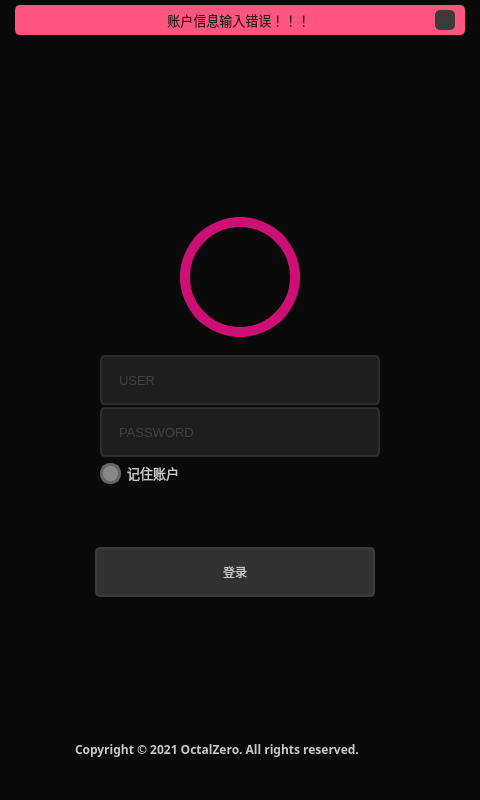
<?xml version="1.0" encoding="UTF-8"?>
<ui version="4.0">
 <class>LoginWindow</class>
 <widget class="QWidget" name="LoginWindow">
  <property name="geometry">
   <rect>
    <x>0</x>
    <y>0</y>
    <width>480</width>
    <height>800</height>
   </rect>
  </property>
  <property name="minimumSize">
   <size>
    <width>480</width>
    <height>800</height>
   </size>
  </property>
  <property name="maximumSize">
   <size>
    <width>480</width>
    <height>800</height>
   </size>
  </property>
  <property name="windowTitle">
   <string>cqnu_spider</string>
  </property>
  <property name="windowIcon">
   <iconset resource="ui.qrc">
    <normaloff>:/Icon/Images/Icon.png</normaloff>:/Icon/Images/Icon.png</iconset>
  </property>
  <property name="styleSheet">
   <string notr="true">color: rgb(200, 200, 200);
background-color: rgb(10, 10, 10);R</string>
  </property>
  <widget class="QFrame" name="content">
   <property name="enabled">
    <bool>true</bool>
   </property>
   <property name="geometry">
    <rect>
     <x>0</x>
     <y>35</y>
     <width>480</width>
     <height>765</height>
    </rect>
   </property>
   <property name="font">
    <font>
     <family>黑体</family>
     <pointsize>26</pointsize>
    </font>
   </property>
   <property name="styleSheet">
    <string notr="true"/>
   </property>
   <property name="frameShape">
    <enum>QFrame::NoFrame</enum>
   </property>
   <property name="frameShadow">
    <enum>QFrame::Raised</enum>
   </property>
   <layout class="QHBoxLayout" name="horizontalLayout">
    <item>
     <widget class="QFrame" name="login_area">
      <property name="maximumSize">
       <size>
        <width>450</width>
        <height>700</height>
       </size>
      </property>
      <property name="styleSheet">
       <string notr="true">border-radius: 10px;</string>
      </property>
      <property name="frameShape">
       <enum>QFrame::NoFrame</enum>
      </property>
      <property name="frameShadow">
       <enum>QFrame::Raised</enum>
      </property>
      <widget class="QFrame" name="logo">
       <property name="geometry">
        <rect>
         <x>45</x>
         <y>40</y>
         <width>360</width>
         <height>90</height>
        </rect>
       </property>
       <property name="styleSheet">
        <string notr="true">background-image: url(:/Logo/Images/logo.png);
background-repeat: no-repeat;
background-position: center;</string>
       </property>
       <property name="frameShape">
        <enum>QFrame::StyledPanel</enum>
       </property>
       <property name="frameShadow">
        <enum>QFrame::Raised</enum>
       </property>
      </widget>
      <widget class="QFrame" name="avatar">
       <property name="geometry">
        <rect>
         <x>165</x>
         <y>150</y>
         <width>120</width>
         <height>120</height>
        </rect>
       </property>
       <property name="styleSheet">
        <string notr="true">QFrame {
	background-image: url(:/Head/Images/head.png);
	border-radius: 60px;
	border: 10px solid rgb(205, 16, 118);
	background-position: center;
}
QFrame:hover {
	border: 10px solid rgb(255, 255, 0);
}

</string>
       </property>
       <property name="frameShape">
        <enum>QFrame::StyledPanel</enum>
       </property>
       <property name="frameShadow">
        <enum>QFrame::Raised</enum>
       </property>
      </widget>
      <widget class="QLineEdit" name="lineEdit_user">
       <property name="geometry">
        <rect>
         <x>85</x>
         <y>288</y>
         <width>280</width>
         <height>50</height>
        </rect>
       </property>
       <property name="font">
        <font>
         <family>Segoe UI</family>
         <pointsize>10</pointsize>
        </font>
       </property>
       <property name="styleSheet">
        <string notr="true">QLineEdit {
	border: 2px solid rgb(45, 45, 45);
	border-radius: 5px;
	padding: 15px;
	background-color: rgb(30, 30, 30);	
	color: rgb(100, 100, 100);
}
QLineEdit:hover {
	border: 2px solid rgb(55, 55, 55);
}
QLineEdit:focus {
	border: 2px solid rgb(255, 207, 0);	
	color: rgb(200, 200, 200);
}</string>
       </property>
       <property name="maxLength">
        <number>32</number>
       </property>
       <property name="placeholderText">
        <string>USER</string>
       </property>
      </widget>
      <widget class="QLineEdit" name="lineEdit_password">
       <property name="geometry">
        <rect>
         <x>85</x>
         <y>340</y>
         <width>280</width>
         <height>50</height>
        </rect>
       </property>
       <property name="font">
        <font>
         <family>Segoe UI</family>
         <pointsize>10</pointsize>
        </font>
       </property>
       <property name="styleSheet">
        <string notr="true">QLineEdit {
	border: 2px solid rgb(45, 45, 45);
	border-radius: 5px;
	padding: 15px;
	background-color: rgb(30, 30, 30);	
	color: rgb(100, 100, 100);
}
QLineEdit:hover {
	border: 2px solid rgb(55, 55, 55);
}
QLineEdit:focus {
	border: 2px solid rgb(255, 207, 0);	
	color: rgb(200, 200, 200);
}</string>
       </property>
       <property name="maxLength">
        <number>16</number>
       </property>
       <property name="echoMode">
        <enum>QLineEdit::Password</enum>
       </property>
       <property name="placeholderText">
        <string>PASSWORD</string>
       </property>
      </widget>
      <widget class="QCheckBox" name="checkBox_save_user">
       <property name="geometry">
        <rect>
         <x>85</x>
         <y>395</y>
         <width>281</width>
         <height>22</height>
        </rect>
       </property>
       <property name="font">
        <font>
         <family>Segoe UI</family>
         <pointsize>10</pointsize>
        </font>
       </property>
       <property name="styleSheet">
        <string notr="true">QCheckBox::indicator {
	border: 3px solid rgb(100, 100, 100);
	width: 15px;
	height: 15px;
	border-radius: 10px;	
	background-color: rgb(135, 135, 135);
}
QCheckBox::indicator:checked {
	border: 3px solid rgb(255, 205, 0);
	background-color: rgb(255, 255, 0);
}</string>
       </property>
       <property name="text">
        <string>记住账户</string>
       </property>
      </widget>
      <widget class="QPushButton" name="pushButton_login">
       <property name="geometry">
        <rect>
         <x>80</x>
         <y>480</y>
         <width>280</width>
         <height>50</height>
        </rect>
       </property>
       <property name="styleSheet">
        <string notr="true">QPushButton {	
	background-color: rgb(50, 50, 50);
	border: 2px solid rgb(60, 60, 60);
	border-radius: 5px;
}
QPushButton:hover {	
	background-color: rgb(60, 60, 60);
	border: 2px solid rgb(70, 70, 70);
}
QPushButton:pressed {	
	background-color: rgb(255, 144, 80);
	border: 2px solid rgb(255, 165, 24);	
	color: rgb(35, 35, 0);
}</string>
       </property>
       <property name="text">
        <string>登录</string>
       </property>
       <property name="autoDefault">
        <bool>false</bool>
       </property>
      </widget>
      <widget class="QLabel" name="label">
       <property name="geometry">
        <rect>
         <x>60</x>
         <y>670</y>
         <width>331</width>
         <height>24</height>
        </rect>
       </property>
       <property name="font">
        <font>
         <family>Segoe UI Semibold</family>
         <weight>75</weight>
         <bold>true</bold>
        </font>
       </property>
       <property name="text">
        <string>Copyright © 2021 OctalZero. All rights reserved.</string>
       </property>
      </widget>
     </widget>
    </item>
   </layout>
  </widget>
  <widget class="QFrame" name="top_bar">
   <property name="geometry">
    <rect>
     <x>0</x>
     <y>0</y>
     <width>480</width>
     <height>35</height>
    </rect>
   </property>
   <property name="maximumSize">
    <size>
     <width>16777215</width>
     <height>35</height>
    </size>
   </property>
   <property name="styleSheet">
    <string notr="true"/>
   </property>
   <property name="frameShape">
    <enum>QFrame::NoFrame</enum>
   </property>
   <property name="frameShadow">
    <enum>QFrame::Raised</enum>
   </property>
   <layout class="QHBoxLayout" name="horizontalLayout_2">
    <property name="spacing">
     <number>0</number>
    </property>
    <property name="leftMargin">
     <number>0</number>
    </property>
    <property name="topMargin">
     <number>5</number>
    </property>
    <property name="rightMargin">
     <number>0</number>
    </property>
    <property name="bottomMargin">
     <number>0</number>
    </property>
    <item>
     <widget class="QFrame" name="frame_error">
      <property name="maximumSize">
       <size>
        <width>450</width>
        <height>16777215</height>
       </size>
      </property>
      <property name="styleSheet">
       <string notr="true">background-color: rgb(255, 85, 127);
border-radius: 5px;</string>
      </property>
      <property name="frameShape">
       <enum>QFrame::StyledPanel</enum>
      </property>
      <property name="frameShadow">
       <enum>QFrame::Raised</enum>
      </property>
      <layout class="QHBoxLayout" name="horizontalLayout_3">
       <property name="leftMargin">
        <number>10</number>
       </property>
       <property name="topMargin">
        <number>3</number>
       </property>
       <property name="rightMargin">
        <number>10</number>
       </property>
       <property name="bottomMargin">
        <number>3</number>
       </property>
       <item>
        <widget class="QLabel" name="label_error">
         <property name="font">
          <font>
           <family>华光综艺_CNKI</family>
           <pointsize>10</pointsize>
          </font>
         </property>
         <property name="styleSheet">
          <string notr="true">color: rgb(35, 35, 35);</string>
         </property>
         <property name="text">
          <string>       账户信息输入错误！！！</string>
         </property>
         <property name="alignment">
          <set>Qt::AlignCenter</set>
         </property>
        </widget>
       </item>
       <item>
        <widget class="QPushButton" name="pushButton_close">
         <property name="maximumSize">
          <size>
           <width>20</width>
           <height>20</height>
          </size>
         </property>
         <property name="styleSheet">
          <string notr="true">QPushButton {
	border-radius: 5px;	
	background-image: url(:/Close/Images/close.png);
	background-position: center;	
	background-color: rgb(60, 60, 60);
}
QPushButton:hover {
	background-color: rgb(50, 50, 50);	
	color: rgb(200, 200, 200);
}
QPushButton:pressed {
	background-color: rgb(35, 35, 35);	
	color: rgb(200, 200, 200);
}</string>
         </property>
         <property name="text">
          <string/>
         </property>
        </widget>
       </item>
      </layout>
     </widget>
    </item>
   </layout>
  </widget>
 </widget>
 <resources>
  <include location="ui.qrc"/>
 </resources>
 <connections/>
</ui>
